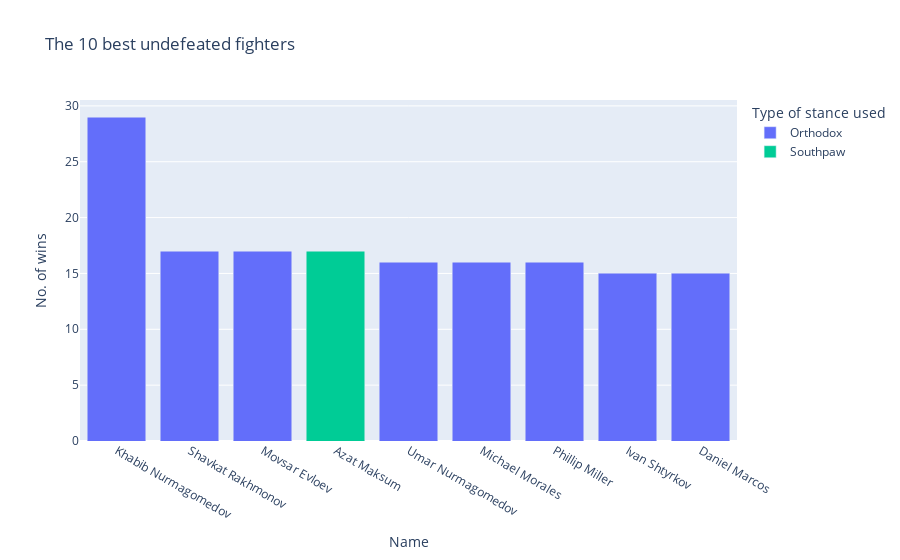

Notebook cell for this chart:
### Markdown cell above
### Finding undefeated fighters and ranking the top 10 undefeated fighters

### Code cell
df_undefeated = df.loc[df['loss%'] == 0].sort_values(by=['wins'],ascending=False)
per_undefeated_plot = round(df_undefeated.shape[0]/df.shape[0]*100,2)

ud_mean_match_played = round(df_undefeated['total_career_fights'].mean(),1)
print(f'The {per_undefeated_plot}% of fighters are undefeated with an average participation in {ud_mean_match_played} fights')

top_10_fighters = df_undefeated.head(10)
fig1 = px.bar(top_10_fighters, 
              x='name', 
              y='wins', 
              title='The 10 best undefeated fighters',
              labels={
                  'name' : 'Name',
                  'wins': 'No. of wins',
                  'stance' : 'Type of stance used'
              },
              color='stance'
            )
fig1.update_layout(barmode='stack', xaxis = {'categoryorder': 'total descending'})

fig1.show()

### Figure 1 — Plotly figure (JSON) as saved in the notebook; plotly's stock layout.template omitted (floating-point values rounded to 4 significant figures)
{"data": [{"alignmentgroup": "True", "hovertemplate": "Type of stance used=Orthodox<br>Name=%{x}<br>No. of wins=%{y}<extra></extra>", "legendgroup": "Orthodox", "marker": {"color": "#636efa", "pattern": {"shape": ""}}, "name": "Orthodox", "offsetgroup": "Orthodox", "orientation": "v", "showlegend": true, "textposition": "auto", "type": "bar", "x": ["Khabib Nurmagomedov", "Shavkat Rakhmonov", "Movsar Evloev", "Umar Nurmagomedov", "Michael Morales", "Phillip Miller", "Ivan Shtyrkov", "Daniel Marcos"], "xaxis": "x", "y": [29, 17, 17, 16, 16, 16, 15, 15], "yaxis": "y"}, {"alignmentgroup": "True", "hovertemplate": "Type of stance used=Southpaw<br>Name=%{x}<br>No. of wins=%{y}<extra></extra>", "legendgroup": "Southpaw", "marker": {"color": "#00cc96", "pattern": {"shape": ""}}, "name": "Southpaw", "offsetgroup": "Southpaw", "orientation": "v", "showlegend": true, "textposition": "auto", "type": "bar", "x": ["Azat Maksum"], "xaxis": "x", "y": [17], "yaxis": "y"}], "layout": {"barmode": "stack", "legend": {"title": {"text": "Type of stance used"}, "tracegroupgap": 0}, "title": {"text": "The 10 best undefeated fighters"}, "xaxis": {"anchor": "y", "categoryorder": "total descending", "domain": [0, 1], "title": {"text": "Name"}}, "yaxis": {"anchor": "x", "domain": [0, 1], "title": {"text": "No. of wins"}}}}
